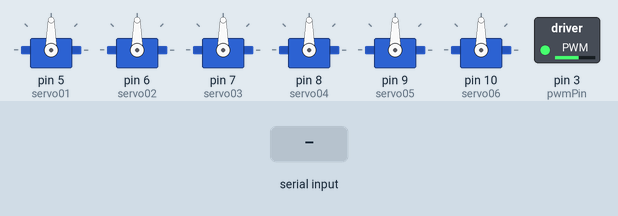
Bench run of a sketch on a simulated Arduino Uno, built with avr-gcc and run on an emulated ATmega328P. On the bench: 6 × servo, switched loads named in the sketch (green lamp = pin HIGH). The test bench sets the inputs (shaded band).

Above: at 1.2 s.
1.3 s: "s1120\n" received over Serial
At 2.9 s:
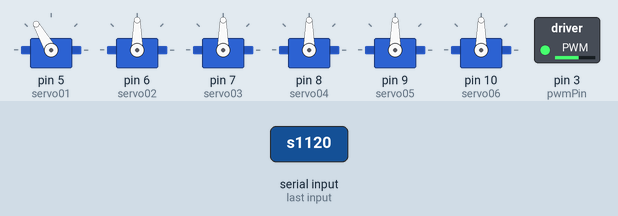
3.4 s: "s1" received over Serial
At 4.3 s:
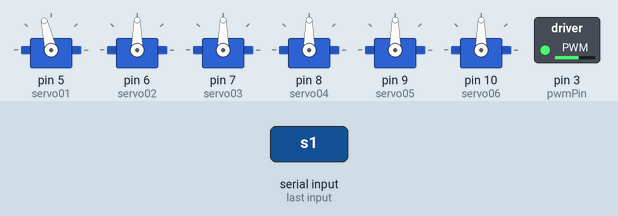
9.4 s: "s2" received over Serial
At 9.59 s:
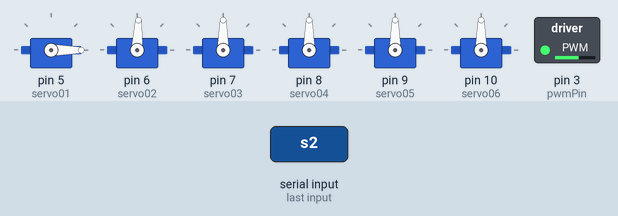
12.4 s: "s3" received over Serial
At 12.65 s:
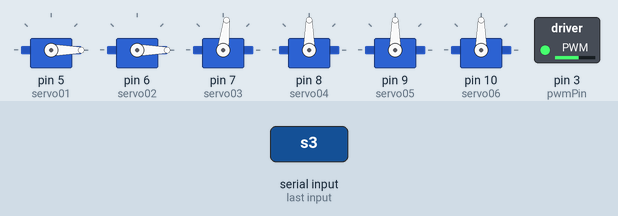
15.4 s: "s4" received over Serial
At 15.9 s:
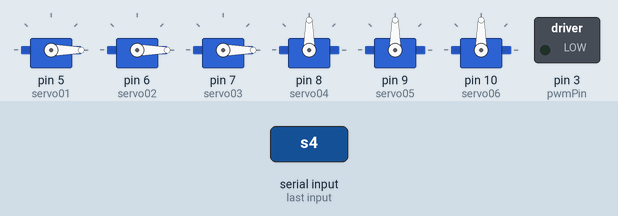
16.9 s: "s190\n" received over Serial
At 19.4 s:
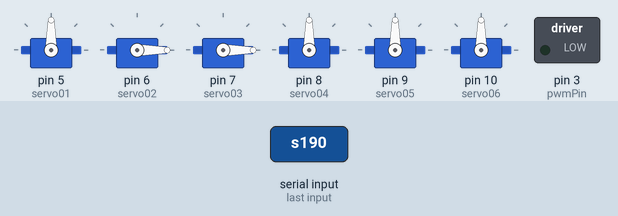
Timing chart, 0 to 20.9 s (numbered marks = the images above; inputs shaded):
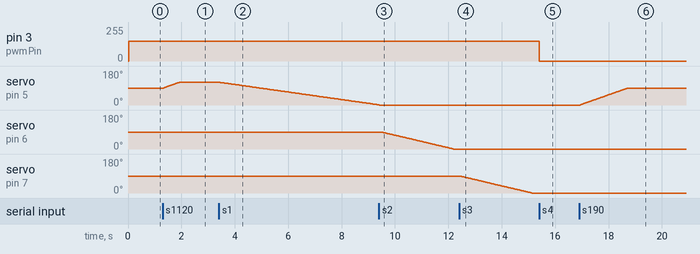

The sketch:

6_Prototype_Robotic_Arm_3DOF.ino
```cpp
/*
       DIY Arduino Robot Arm Smartphone Control
        by Dejan, www.HowToMechatronics.com
*/

#include <SoftwareSerial.h>
#include <Servo.h>
#define pwmPin 3
Servo servo01;
Servo servo02;
Servo servo03;
Servo servo04;
Servo servo05;
Servo servo06;

SoftwareSerial Bluetooth(3, 4);  // Arduino(RX, TX) - HC-05 Bluetooth (TX, RX)

int servo1Pos, servo2Pos, servo3Pos, servo4Pos, servo5Pos, servo6Pos;        // current position
int servo1PPos, servo2PPos, servo3PPos, servo4PPos, servo5PPos, servo6PPos;  // previous position
// int servo01SP[50], servo02SP[50], servo03SP[50], servo04SP[50], servo05SP[50], servo06SP[50];  // for storing positions/steps
int speedDelay = 50;
int index = 0;
String dataIn = "";

void setup() {
  servo01.attach(5);
  servo02.attach(6);
  servo03.attach(7);
  servo04.attach(8);
  servo05.attach(9);
  servo06.attach(10);
  Serial.begin(115200);
  Serial.setTimeout(10);
  Bluetooth.begin(115200);  // Default baud rate of the Bluetooth module
  Bluetooth.setTimeout(1);
  delay(20);
  // Robot arm initial position
  servo1PPos = 90;
  servo01.write(servo1PPos);
  servo2PPos = 90;
  servo02.write(servo2PPos);
  servo3PPos = 90;
  servo03.write(servo3PPos);
  pinMode(pwmPin, OUTPUT);
  analogWrite(pwmPin, 150);//60 rpm at 12 volt  6.5
}

void loop() {
  // Check for incoming data
  //if (Bluetooth.available() > 0) {
  // dataIn = Bluetooth.readString();  // Read the data as string
  if (Serial.available()) {
    dataIn = Serial.readString();

    // If "Waist" slider has changed value - Move Servo 1 to position
    if (dataIn.startsWith("s1")) {
      String dataInS = dataIn.substring(2, dataIn.length());  // Extract only the number. E.g. from "s1120" to "120"
      servo1Pos = dataInS.toInt();                            // Convert the string into integer
      // We use for loops so we can control the speed of the servo
      // If previous position is bigger then current position
      if (servo1PPos > servo1Pos) {
        for (int j = servo1PPos; j >= servo1Pos; j--) {  // Run servo down
          servo01.write(j);
          delay(speedDelay);  // defines the speed at which the servo rotates
        }
      }
      // If previous position is smaller then current position
      if (servo1PPos < servo1Pos) {
        for (int j = servo1PPos; j <= servo1Pos; j++) {  // Run servo up
          servo01.write(j);
          delay(20);
        }
      }
      servo1PPos = servo1Pos;  // set current position as previous position
    }

    // Move Servo 2
    if (dataIn.startsWith("s2")) {
      String dataInS = dataIn.substring(2, dataIn.length());
      servo2Pos = dataInS.toInt();

      if (servo2PPos > servo2Pos) {
        for (int j = servo2PPos; j >= servo2Pos; j--) {
          servo02.write(j);
          delay(30);
        }
      }
      if (servo2PPos < servo2Pos) {
        for (int j = servo2PPos; j <= servo2Pos; j++) {
          servo02.write(j);
          delay(30);
        }
      }
      servo2PPos = servo2Pos;
    }
    // Move Servo 3
    if (dataIn.startsWith("s3")) {
      String dataInS = dataIn.substring(2, dataIn.length());
      servo3Pos = dataInS.toInt();
      if (servo3PPos > servo3Pos) {
        for (int j = servo3PPos; j >= servo3Pos; j--) {
          servo03.write(j);
          delay(30);
        }
      }
      if (servo3PPos < servo3Pos) {
        for (int j = servo3PPos; j <= servo3Pos; j++) {
          servo03.write(j);
          delay(30);
        }
      }
      servo3PPos = servo3Pos;
    }
    if (dataIn.startsWith("s4")) {
      String dataInS = dataIn.substring(2, dataIn.length());
      int spd = dataInS.toInt();
      analogWrite(pwmPin, spd);
    }
  }
}
```

Measured:
- after the input at 1.3 s, servo on pin 5 (servo01): moves from 90° to 120° over 0.58 s, starting at once
- after the input at 3.4 s, servo on pin 5 (servo01): moves from 120° to 1° over 5.9 s, starting after 0.06 s
- after the input at 9.4 s, servo on pin 6 (servo02): moves from 90° to 0° over 2.7 s, starting after 0.11 s
- after the input at 12.4 s, servo on pin 7 (servo03): moves from 90° to 0° over 2.7 s, starting at once
- after the input at 15.4 s, pin 3 (pwmPin): 150/255 → 0/255 at once
- after the input at 16.9 s, servo on pin 5 (servo01): moves from 0° to 90° over 1.8 s, starting at once
